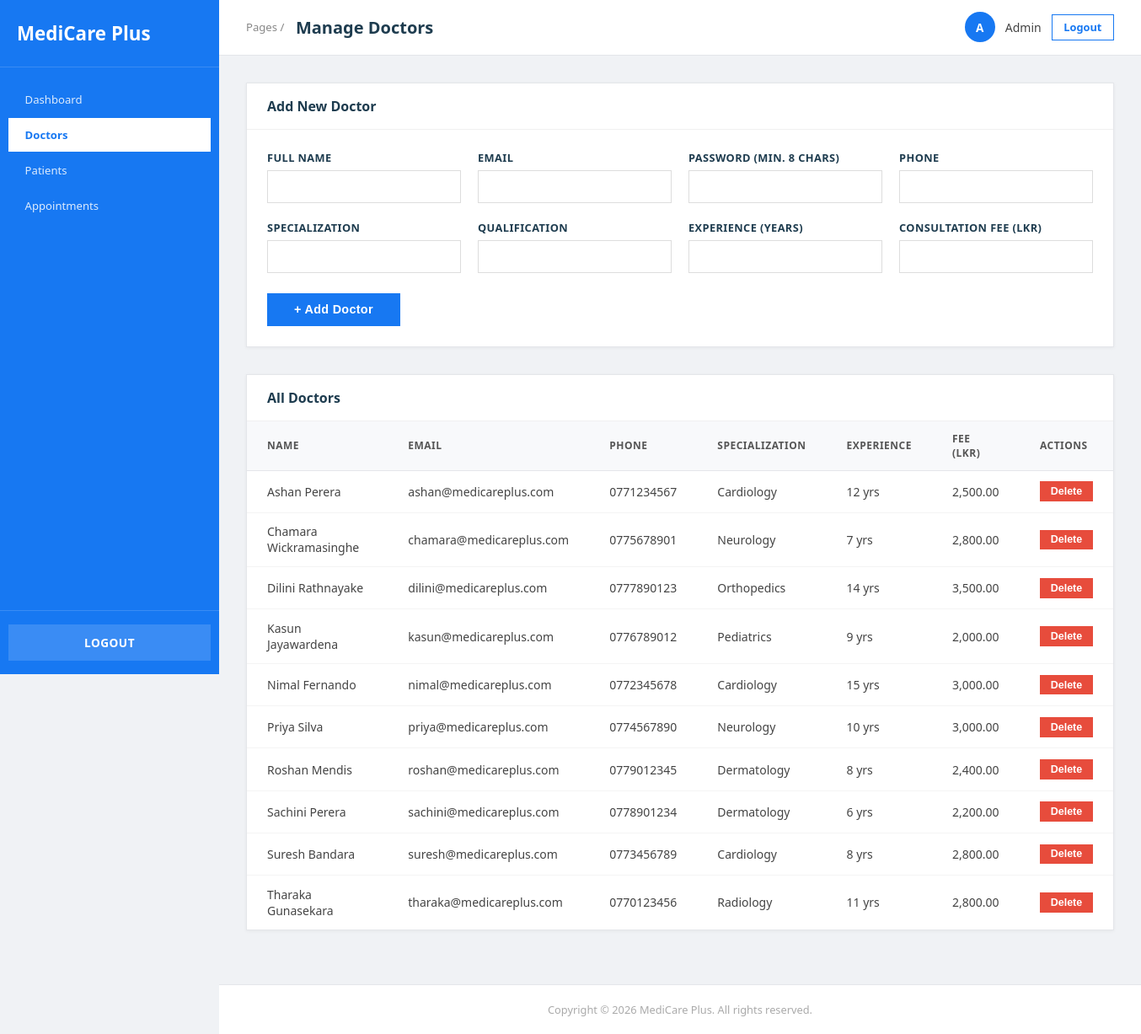
/admin/manage_doctors.php (signed in), run on the app's committed database.
### tables this page shows
CREATE TABLE IF NOT EXISTS doctor_profiles (
    profile_id INT AUTO_INCREMENT PRIMARY KEY,
    doctor_id INT NOT NULL,
    specialization VARCHAR(100) NOT NULL,
    qualification VARCHAR(255),
    experience_years INT DEFAULT 0,
    consultation_fee DECIMAL(10,2) DEFAULT 0.00,
    about TEXT,
    profile_image VARCHAR(255) DEFAULT NULL,
    available_days VARCHAR(100) DEFAULT 'Monday,Tuesday,Wednesday,Thursday,Friday',
    available_time_start TIME DEFAULT '09:00:00',
    available_time_end TIME DEFAULT '17:00:00',
    created_at TIMESTAMP DEFAULT CURRENT_TIMESTAMP,
    FOREIGN KEY (doctor_id) REFERENCES users(user_id) ON DELETE CASCADE
);

CREATE TABLE IF NOT EXISTS users (
    user_id INT AUTO_INCREMENT PRIMARY KEY,
    full_name VARCHAR(100) NOT NULL,
    email VARCHAR(100) NOT NULL UNIQUE,
    password VARCHAR(255) NOT NULL,
    phone VARCHAR(20),
    user_type ENUM('admin','doctor','patient') NOT NULL DEFAULT 'patient',
    profile_image VARCHAR(255) DEFAULT NULL,
    last_login DATETIME DEFAULT NULL,
    created_at TIMESTAMP DEFAULT CURRENT_TIMESTAMP
);

### admin/manage_doctors.php (the view, shortened to what this page needs)
<?php
include '../config/database.php';
$doctors = mysqli_query($conn, "
    SELECT u.user_id, u.full_name, u.email, u.phone,
           d.specialization, d.qualification, d.experience_years, d.consultation_fee
    FROM users u
    JOIN doctor_profiles d ON u.user_id = d.doctor_id
    WHERE u.user_type = 'doctor'
    ORDER BY u.full_name ASC
");
$current = basename($_SERVER['PHP_SELF']);
?>
<!DOCTYPE html>
<html lang="en">
<head>
    <link rel="stylesheet" href="https://cdnjs.cloudflare.com/ajax/libs/font-awesome/6.4.0/css/all.min.css">
</head>
<body>
<div class="sidebar">
    <div class="sidebar-brand">
        <h2>MediCare Plus</h2>
    </div>
    <nav class="sidebar-menu">
        <a href="dashboard.php" class="<?= $current === 'dashboard.php' ? 'active' : '' ?>">Dashboard</a>
        <a href="manage_doctors.php" class="<?= $current === 'manage_doctors.php' ? 'active' : '' ?>">Doctors</a>
        <a href="manage_patients.php" class="<?= $current === 'manage_patients.php' ? 'active' : '' ?>">Patients</a>
        <a href="manage_appointments.php" class="<?= $current === 'manage_appointments.php' ? 'active' : '' ?>">Appointments</a>
    </nav>
    <div class="sidebar-footer">
        <a href="../pages/logout.php">Logout</a>
    </div>
</div>
<div class="main">
    <div class="topbar">
        <div class="topbar-left">
            Pages / <span class="page">Manage Doctors</span>
        </div>
        <div class="topbar-right">
            <div class="topbar-avatar">
                <?= strtoupper(substr($_SESSION['user_name'] ?? 'A', 0, 1)) ?>
            </div>
            <span class="topbar-name"><?= htmlspecialchars($_SESSION['user_name'] ?? 'Admin') ?></span>
            <a href="../pages/logout.php" class="topbar-logout">Logout</a>
        </div>
    </div>
    <div class="content">
        <div class="card">
            <div class="card-header">
                <h2>Add New Doctor</h2>
            </div>
            <div class="card-body">
                <form method="POST">
                    <div class="form-grid">
                        <div class="form-group">
                            <label>Full Name</label>
                            <input type="text" name="name" required>
                        </div>
                        <div class="form-group">
                            <label>Email</label>
                            <input type="email" name="email" required>
                        </div>
                        <div class="form-group">
                            <label>Password (min. 8 chars)</label>
                            <input type="password" name="password" required minlength="8">
                        </div>
                        <div class="form-group">
                            <label>Phone</label>
                            <input type="tel" name="phone" required>
                        </div>
                        <div class="form-group">
                            <label>Specialization</label>
                            <input type="text" name="specialization" required>
                        </div>
                        <div class="form-group">
                            <label>Qualification</label>
                            <input type="text" name="qualification" required>
                        </div>
                        <div class="form-group">
                            <label>Experience (years)</label>
                            <input type="number" name="experience" min="0" required>
                        </div>
                        <div class="form-group">
                            <label>Consultation Fee (LKR)</label>
                            <input type="number" name="consultation_fee" min="0" step="0.01" required>
                        </div>
                    </div>
                    <button type="submit" name="add_doctor" class="btn-add">+ Add Doctor</button>
                </form>
            </div>
        </div>
        <div class="card">
            <div class="card-header">
                <h2>All Doctors</h2>
            </div>
            <table class="table">
                <thead>
                    <tr>
                        <th>Name</th>
                        <th>Email</th>
                        <th>Phone</th>
                        <th>Specialization</th>
                        <th>Experience</th>
                        <th>Fee (LKR)</th>
                        <th>Actions</th>
                    </tr>
                </thead>
                <tbody>
                    <?php while ($doc = mysqli_fetch_assoc($doctors)): ?>
                    <tr>
                        <td><?= htmlspecialchars($doc['full_name']) ?></td>
                        <td><?= htmlspecialchars($doc['email']) ?></td>
                        <td><?= htmlspecialchars($doc['phone']) ?></td>
                        <td><?= htmlspecialchars($doc['specialization']) ?></td>
                        <td><?= (int)$doc['experience_years'] ?> yrs</td>
                        <td><?= number_format((float)$doc['consultation_fee'], 2) ?></td>
                        <td>
                            <form method="POST" style="display:inline;"
                                  onsubmit="return confirm('Delete this doctor?');">
                                <button type="submit" name="delete_doctor" class="btn-delete">Delete</button>
                            </form>
                        </td>
                    </tr>
                    <?php endwhile; ?>
                </tbody>
            </table>
        </div>
    </div>
    <div class="admin-footer">
        Copyright &copy; <?= date('Y') ?> MediCare Plus. All rights reserved.
    </div>
</div>
</body>
</html>

### admin/manage_doctors.php (style rules this page uses)
* { box-sizing: border-box; margin: 0; padding: 0; }
body { font-family: 'Segoe UI', sans-serif; background: #f0f2f5; display: flex; min-height: 100vh; }
.sidebar { width: 260px; background: #1778F2; min-height: 100vh; position: fixed; top: 0; left: 0; display: flex; flex-direction: column; z-index: 100; }
.sidebar-brand { padding: 1.5rem 1.25rem; border-bottom: 1px solid rgba(255,255,255,0.15); }
.sidebar-brand h2 { color: white; font-size: 1.4rem; font-weight: 800; line-height: 1.4; }
.sidebar-menu { flex: 1; padding: 1rem 0; }
.sidebar-menu a { display: block; padding: .7rem 1.25rem; color: rgba(255,255,255,0.85); text-decoration: none; font-size: .82rem; font-weight: 500; margin: .1rem .6rem; transition: background .15s; }
.sidebar-menu a.active { background: white; color: #1778F2; font-weight: 700; }
.sidebar-footer { padding: 1rem .6rem; border-top: 1px solid rgba(255,255,255,0.15); }
.sidebar-footer a { display: block; padding: .75rem; background: rgba(255,255,255,0.15); color: white; text-align: center; text-decoration: none; font-size: .85rem; font-weight: 700; letter-spacing: .5px; text-transform: uppercase; transition: background .2s; }
.main { margin-left: 260px; flex: 1; display: flex; flex-direction: column; min-height: 100vh; }
.topbar { background: white; padding: .9rem 2rem; display: flex; align-items: center; justify-content: space-between; border-bottom: 1px solid #e4e6ea; position: sticky; top: 0; z-index: 50; }
.topbar-left { display: flex; align-items: center; gap: .5rem; font-size: .82rem; color: #888; }
.topbar-left span.page { font-size: 1.25rem; font-weight: 700; color: #1e3c4f; margin-left: .35rem; }
.topbar-right { display: flex; align-items: center; gap: .75rem; }
.topbar-avatar { width: 36px; height: 36px; background: #1778F2; border-radius: 50%; display: flex; align-items: center; justify-content: center; color: white; font-weight: 700; font-size: .85rem; }
.topbar-name { font-size: .875rem; color: #444; font-weight: 500; }
.topbar-logout { font-size: .8rem; color: #1778F2; text-decoration: none; font-weight: 600; padding: .35rem .85rem; border: 1.5px solid #1778F2; }
.content { padding: 2rem; flex: 1; }
.card { background: white; border: 1px solid #e4e6ea; box-shadow: 0 1px 4px rgba(0,0,0,.05); margin-bottom: 2rem; }
.card-header { padding: 1rem 1.5rem; border-bottom: 1px solid #f0f0f0; display: flex; align-items: center; justify-content: space-between; }
.card-header h2 { font-size: 1rem; font-weight: 700; color: #1e3c4f; }
.card-body { padding: 1.5rem; }
.form-grid { display: grid; grid-template-columns: repeat(auto-fit, minmax(220px, 1fr)); gap: 1.25rem; margin-bottom: 1.5rem; }
.form-group label { display: block; font-size: .8rem; font-weight: 700; color: #1e3c4f; margin-bottom: .4rem; text-transform: uppercase; letter-spacing: .4px; }
.form-group input { width: 100%; padding: .65rem .9rem; border: 1.5px solid #ddd; outline: none; font-size: .9rem; color: #333; transition: border-color .2s; }
.btn-add { padding: .7rem 2rem; background: #1778F2; color: white; border: none; font-size: .9rem; font-weight: 700; cursor: pointer; letter-spacing: .3px; transition: background .2s; }
.table { width: 100%; border-collapse: collapse; font-size: .875rem; }
.table th { background: #f8f9fb; padding: .75rem 1.5rem; text-align: left; font-size: .75rem; font-weight: 700; text-transform: uppercase; letter-spacing: .5px; color: #555; border-bottom: 1px solid #e4e6ea; }
.table td { padding: .8rem 1.5rem; border-bottom: 1px solid #f4f4f4; color: #444; }
.table tr:last-child td { border-bottom: none; }
.btn-delete { padding: .3rem .8rem; background: #e74c3c; color: white; border: none; font-size: .78rem; font-weight: 600; cursor: pointer; transition: background .2s; }
.admin-footer { text-align: center; padding: 1.25rem; font-size: .8rem; color: #aaa; border-top: 1px solid #e4e6ea; background: white; }

### data on the page
doctor_profiles: doctor.full_name "Ashan Perera", doctor.email "ashan@medicareplus.com", doctor.phone "0771234567", specialization "Cardiology", experience_years "12", consultation_fee "2,500.00"
doctor_profiles: doctor.full_name "Chamara Wickramasinghe", doctor.email "chamara@medicareplus.com", doctor.phone "0775678901", specialization "Neurology", experience_years "7", consultation_fee "2,800.00"
doctor_profiles: doctor.full_name "Dilini Rathnayake", doctor.email "dilini@medicareplus.com", doctor.phone "0777890123", specialization "Orthopedics", experience_years "14", consultation_fee "3,500.00"
doctor_profiles: doctor.full_name "Kasun Jayawardena", doctor.email "kasun@medicareplus.com", doctor.phone "0776789012", specialization "Pediatrics", experience_years "9", consultation_fee "2,000.00"
doctor_profiles: doctor.full_name "Nimal Fernando", doctor.email "nimal@medicareplus.com", doctor.phone "0772345678", specialization "Cardiology", experience_years "15", consultation_fee "3,000.00"
doctor_profiles: doctor.full_name "Priya Silva", doctor.email "priya@medicareplus.com", doctor.phone "0774567890", specialization "Neurology", experience_years "10", consultation_fee "3,000.00"
doctor_profiles: doctor.full_name "Roshan Mendis", doctor.email "roshan@medicareplus.com", doctor.phone "0779012345", specialization "Dermatology", experience_years "8", consultation_fee "2,400.00"
doctor_profiles: doctor.full_name "Sachini Perera", doctor.email "sachini@medicareplus.com", doctor.phone "0778901234", specialization "Dermatology", experience_years "6", consultation_fee "2,200.00"
doctor_profiles: doctor.full_name "Suresh Bandara", doctor.email "suresh@medicareplus.com", doctor.phone "0773456789", specialization "Cardiology", experience_years "8", consultation_fee "2,800.00"
doctor_profiles: doctor.full_name "Tharaka Gunasekara", doctor.email "tharaka@medicareplus.com", doctor.phone "0770123456", specialization "Radiology", experience_years "11", consultation_fee "2,800.00"

### other printed values
substr($_SESSION['user_name'] ?? 'A', 0, 1) "A"
$_SESSION['user_name'] "Admin"
